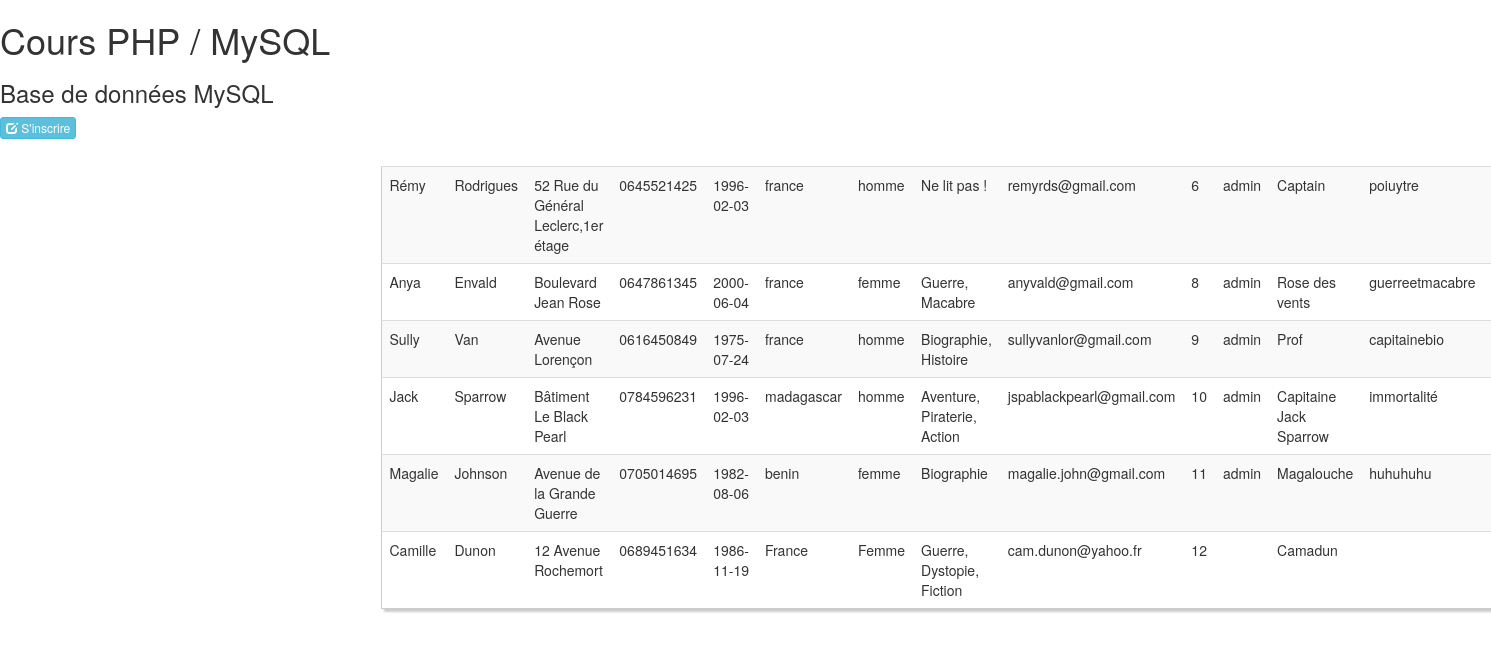
/usersbackend/userslist.php (signed in), run on the app's committed database.
### tables this page shows
CREATE TABLE `users` (
  `id_users` int(11) NOT NULL,
  `prenom` varchar(200) NOT NULL,
  `nom` varchar(200) NOT NULL,
  `naissance` date NOT NULL,
  `telephone` varchar(15) NOT NULL,
  `adresse` varchar(200) NOT NULL,
  `pays` varchar(50) NOT NULL,
  `sexe` varchar(20) NOT NULL,
  `genres` varchar(350) NOT NULL,
  `email` varchar(50) NOT NULL,
  `identifiant` varchar(50) NOT NULL,
  `role` varchar(20) NOT NULL,
  `password` varchar(70) NOT NULL
);

### usersbackend/userslist.php (the view, shortened to what this page needs)
<?php
include "../includes/database.php";
?>
<!DOCTYPE html>
<html>
    <head>
        <link href="//netdna.bootstrapcdn.com/bootstrap/3.0.0/css/bootstrap.min.css" rel="stylesheet" id="bootstrap-css">
        <link rel="stylesheet" href="../css/css.css">
    </head>
    <body>
        <h1> Cours PHP / MySQL </h1>
            <h3> Base de données MySQL </h3>
            <a class='btn btn-info btn-xs' href='starter.php?page=formcreateusers'><span class='glyphicon glyphicon-edit'></span> S'inscrire </a>
        <div class="container">
            <div class="row col-md-6 col-md-offset-2 custyle">
                <table class="table table-striped custab">
                  <?php
                  try{
                      $anyname = $dbco->prepare("SELECT id_users,prenom,nom,telephone,naissance,adresse,pays,sexe,genres,role,email,identifiant,password FROM users");
                      $anyname->execute();
                      $resultat = $anyname->fetchAll(PDO::FETCH_ASSOC);
                      foreach ($resultat as $row => $users) {
                          echo "<tr>";
                          echo "<td>". $users['prenom']."</td>";
                          echo "<td>". $users['nom']."</td>";
                          echo "<td>". $users['adresse']."</td>";
                          echo "<td>". $users['telephone']."</td>";
                          echo "<td>". $users['naissance']."</td>";
                          echo "<td>". $users['pays']."</td>";
                          echo "<td>". $users['sexe']."</td>";
                          echo "<td>". $users['genres']."</td>";
                          echo "<td>". $users['email']."</td>";
                          echo "<td>". $users['id_users']."</td>";
                          echo "<td>". $users['role']."</td>";
                          echo "<td>". $users['identifiant']."</td>";
                          echo "<td>". $users['password']."</td>";
                          echo "<td> <a class='btn btn-info btn-xs' href='starter.php?page=formupdateusers&id_users=".$users['id_users']."'><span class='glyphicon glyphicon-edit'></span> Edit </a>";
                          echo "</tr>";
                      }
                      echo "</table>";
                  }
                  catch(PDOException $e){
                      echo "Erreur : " . $e->getMessage();
                  }
            ?>
            </div>
</body>
</html>

### css/css.css (style rules this page uses)
.custab { border: 1px solid #ccc; padding: 5px; margin: 5% 0; box-shadow: 3px 3px 2px #ccc; transition: 0.5s; }

### data on the page
users: prenom "Rémy", nom "Rodrigues", adresse "52 Rue du Général Leclerc,1er étage", telephone "0645521425", naissance "1996-02-03", pays "france", sexe "homme", genres "Ne lit pas !", email "remyrds@gmail.com", id_users "6", role "admin", identifiant "Captain", password "poiuytre"
users: prenom "Anya", nom "Envald", adresse "Boulevard Jean Rose", telephone "0647861345", naissance "2000-06-04", pays "france", sexe "femme", genres "Guerre, Macabre", email "anyvald@gmail.com", id_users "8", role "admin", identifiant "Rose des vents", password "guerreetmacabre"
users: prenom "Sully", nom "Van", adresse "Avenue Lorençon", telephone "0616450849", naissance "1975-07-24", pays "france", sexe "homme", genres "Biographie, Histoire", email "sullyvanlor@gmail.com", id_users "9", role "admin", identifiant "Prof", password "capitainebio"
users: prenom "Jack", nom "Sparrow", adresse "Bâtiment Le Black Pearl", telephone "0784596231", naissance "1996-02-03", pays "madagascar", sexe "homme", genres "Aventure, Piraterie, Action", email "jspablackpearl@gmail.com", id_users "10", role "admin", identifiant "Capitaine Jack Sparrow", password "immortalité"
users: prenom "Magalie", nom "Johnson", adresse "Avenue de la Grande Guerre", telephone "0705014695", naissance "1982-08-06", pays "benin", sexe "femme", genres "Biographie", email "magalie.john@gmail.com", id_users "11", role "admin", identifiant "Magalouche", password "huhuhuhu"
users: prenom "Camille", nom "Dunon", adresse "12 Avenue Rochemort", telephone "0689451634", naissance "1986-11-19", pays "France", sexe "Femme", genres "Guerre, Dystopie, Fiction", email "cam.dunon@yahoo.fr", id_users "12", identifiant "Camadun"
